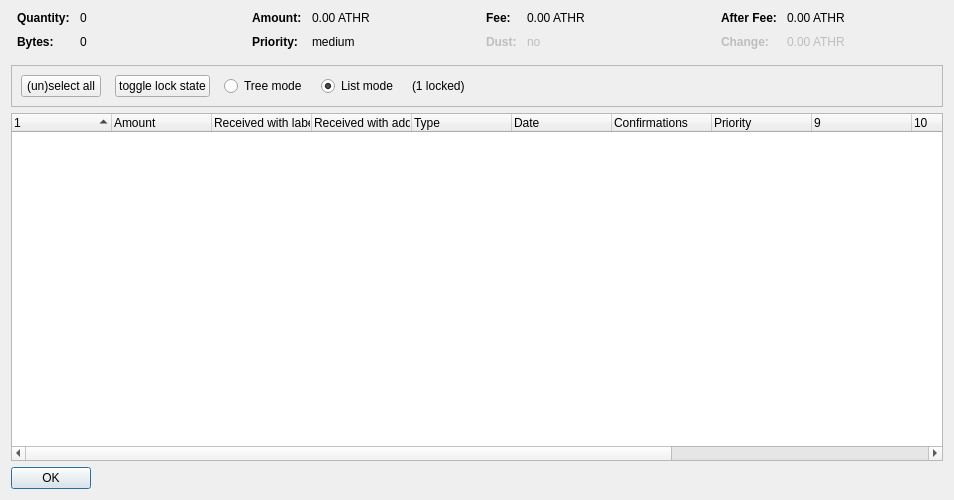
<?xml version="1.0" encoding="UTF-8"?>
<ui version="4.0">
 <class>CoinControlDialog</class>
 <widget class="QDialog" name="CoinControlDialog">
  <property name="geometry">
   <rect>
    <x>0</x>
    <y>0</y>
    <width>954</width>
    <height>500</height>
   </rect>
  </property>
  <property name="windowTitle">
   <string>Coin Selection</string>
  </property>
  <layout class="QVBoxLayout" name="verticalLayout">
   <item>
    <layout class="QHBoxLayout" name="horizontalLayoutTop" stretch="0,0,0,0">
     <property name="topMargin">
      <number>0</number>
     </property>
     <property name="bottomMargin">
      <number>10</number>
     </property>
     <item>
      <layout class="QFormLayout" name="formLayoutCoinControl1">
       <property name="horizontalSpacing">
        <number>10</number>
       </property>
       <property name="verticalSpacing">
        <number>10</number>
       </property>
       <property name="leftMargin">
        <number>6</number>
       </property>
       <property name="rightMargin">
        <number>6</number>
       </property>
       <item row="0" column="0">
        <widget class="QLabel" name="labelCoinControlQuantityText">
         <property name="font">
          <font>
           <weight>75</weight>
           <bold>true</bold>
          </font>
         </property>
         <property name="text">
          <string>Quantity:</string>
         </property>
        </widget>
       </item>
       <item row="0" column="1">
        <widget class="QLabel" name="labelCoinControlQuantity">
         <property name="cursor">
          <cursorShape>IBeamCursor</cursorShape>
         </property>
         <property name="contextMenuPolicy">
          <enum>Qt::ActionsContextMenu</enum>
         </property>
         <property name="text">
          <string notr="true">0</string>
         </property>
         <property name="textInteractionFlags">
          <set>Qt::LinksAccessibleByMouse|Qt::TextSelectableByKeyboard|Qt::TextSelectableByMouse</set>
         </property>
        </widget>
       </item>
       <item row="1" column="0">
        <widget class="QLabel" name="labelCoinControlBytesText">
         <property name="font">
          <font>
           <weight>75</weight>
           <bold>true</bold>
          </font>
         </property>
         <property name="text">
          <string>Bytes:</string>
         </property>
        </widget>
       </item>
       <item row="1" column="1">
        <widget class="QLabel" name="labelCoinControlBytes">
         <property name="cursor">
          <cursorShape>IBeamCursor</cursorShape>
         </property>
         <property name="contextMenuPolicy">
          <enum>Qt::ActionsContextMenu</enum>
         </property>
         <property name="text">
          <string notr="true">0</string>
         </property>
         <property name="textInteractionFlags">
          <set>Qt::LinksAccessibleByMouse|Qt::TextSelectableByKeyboard|Qt::TextSelectableByMouse</set>
         </property>
        </widget>
       </item>
      </layout>
     </item>
     <item>
      <layout class="QFormLayout" name="formLayoutCoinControl2">
       <property name="horizontalSpacing">
        <number>10</number>
       </property>
       <property name="verticalSpacing">
        <number>10</number>
       </property>
       <property name="leftMargin">
        <number>6</number>
       </property>
       <property name="rightMargin">
        <number>6</number>
       </property>
       <item row="0" column="0">
        <widget class="QLabel" name="labelCoinControlAmountText">
         <property name="font">
          <font>
           <weight>75</weight>
           <bold>true</bold>
          </font>
         </property>
         <property name="text">
          <string>Amount:</string>
         </property>
        </widget>
       </item>
       <item row="0" column="1">
        <widget class="QLabel" name="labelCoinControlAmount">
         <property name="cursor">
          <cursorShape>IBeamCursor</cursorShape>
         </property>
         <property name="contextMenuPolicy">
          <enum>Qt::ActionsContextMenu</enum>
         </property>
         <property name="text">
          <string notr="true">0.00 ATHR</string>
         </property>
         <property name="textInteractionFlags">
          <set>Qt::LinksAccessibleByMouse|Qt::TextSelectableByKeyboard|Qt::TextSelectableByMouse</set>
         </property>
        </widget>
       </item>
       <item row="1" column="0">
        <widget class="QLabel" name="labelCoinControlPriorityText">
         <property name="font">
          <font>
           <weight>75</weight>
           <bold>true</bold>
          </font>
         </property>
         <property name="text">
          <string>Priority:</string>
         </property>
        </widget>
       </item>
       <item row="1" column="1">
        <widget class="QLabel" name="labelCoinControlPriority">
         <property name="cursor">
          <cursorShape>IBeamCursor</cursorShape>
         </property>
         <property name="contextMenuPolicy">
          <enum>Qt::ActionsContextMenu</enum>
         </property>
         <property name="text">
          <string>medium</string>
         </property>
         <property name="textInteractionFlags">
          <set>Qt::LinksAccessibleByMouse|Qt::TextSelectableByKeyboard|Qt::TextSelectableByMouse</set>
         </property>
        </widget>
       </item>
      </layout>
     </item>
     <item>
      <layout class="QFormLayout" name="formLayoutCoinControl3">
       <property name="horizontalSpacing">
        <number>10</number>
       </property>
       <property name="verticalSpacing">
        <number>10</number>
       </property>
       <property name="leftMargin">
        <number>6</number>
       </property>
       <property name="rightMargin">
        <number>6</number>
       </property>
       <item row="0" column="0">
        <widget class="QLabel" name="labelCoinControlFeeText">
         <property name="font">
          <font>
           <weight>75</weight>
           <bold>true</bold>
          </font>
         </property>
         <property name="text">
          <string>Fee:</string>
         </property>
        </widget>
       </item>
       <item row="0" column="1">
        <widget class="QLabel" name="labelCoinControlFee">
         <property name="cursor">
          <cursorShape>IBeamCursor</cursorShape>
         </property>
         <property name="contextMenuPolicy">
          <enum>Qt::ActionsContextMenu</enum>
         </property>
         <property name="text">
          <string notr="true">0.00 ATHR</string>
         </property>
         <property name="textInteractionFlags">
          <set>Qt::LinksAccessibleByMouse|Qt::TextSelectableByKeyboard|Qt::TextSelectableByMouse</set>
         </property>
        </widget>
       </item>
       <item row="1" column="0">
        <widget class="QLabel" name="labelCoinControlLowOutputText">
         <property name="enabled">
          <bool>false</bool>
         </property>
         <property name="font">
          <font>
           <weight>75</weight>
           <bold>true</bold>
          </font>
         </property>
         <property name="text">
          <string>Dust:</string>
         </property>
        </widget>
       </item>
       <item row="1" column="1">
        <widget class="QLabel" name="labelCoinControlLowOutput">
         <property name="enabled">
          <bool>false</bool>
         </property>
         <property name="cursor">
          <cursorShape>IBeamCursor</cursorShape>
         </property>
         <property name="contextMenuPolicy">
          <enum>Qt::ActionsContextMenu</enum>
         </property>
         <property name="text">
          <string>no</string>
         </property>
         <property name="textInteractionFlags">
          <set>Qt::LinksAccessibleByMouse|Qt::TextSelectableByKeyboard|Qt::TextSelectableByMouse</set>
         </property>
        </widget>
       </item>
      </layout>
     </item>
     <item>
      <layout class="QFormLayout" name="formLayoutCoinControl4">
       <property name="horizontalSpacing">
        <number>10</number>
       </property>
       <property name="verticalSpacing">
        <number>10</number>
       </property>
       <property name="leftMargin">
        <number>6</number>
       </property>
       <property name="rightMargin">
        <number>6</number>
       </property>
       <item row="0" column="0">
        <widget class="QLabel" name="labelCoinControlAfterFeeText">
         <property name="font">
          <font>
           <weight>75</weight>
           <bold>true</bold>
          </font>
         </property>
         <property name="text">
          <string>After Fee:</string>
         </property>
        </widget>
       </item>
       <item row="0" column="1">
        <widget class="QLabel" name="labelCoinControlAfterFee">
         <property name="cursor">
          <cursorShape>IBeamCursor</cursorShape>
         </property>
         <property name="contextMenuPolicy">
          <enum>Qt::ActionsContextMenu</enum>
         </property>
         <property name="text">
          <string notr="true">0.00 ATHR</string>
         </property>
         <property name="textInteractionFlags">
          <set>Qt::LinksAccessibleByMouse|Qt::TextSelectableByKeyboard|Qt::TextSelectableByMouse</set>
         </property>
        </widget>
       </item>
       <item row="1" column="0">
        <widget class="QLabel" name="labelCoinControlChangeText">
         <property name="enabled">
          <bool>false</bool>
         </property>
         <property name="font">
          <font>
           <weight>75</weight>
           <bold>true</bold>
          </font>
         </property>
         <property name="text">
          <string>Change:</string>
         </property>
        </widget>
       </item>
       <item row="1" column="1">
        <widget class="QLabel" name="labelCoinControlChange">
         <property name="enabled">
          <bool>false</bool>
         </property>
         <property name="cursor">
          <cursorShape>IBeamCursor</cursorShape>
         </property>
         <property name="contextMenuPolicy">
          <enum>Qt::ActionsContextMenu</enum>
         </property>
         <property name="text">
          <string notr="true">0.00 ATHR</string>
         </property>
         <property name="textInteractionFlags">
          <set>Qt::LinksAccessibleByMouse|Qt::TextSelectableByKeyboard|Qt::TextSelectableByMouse</set>
         </property>
        </widget>
       </item>
      </layout>
     </item>
    </layout>
   </item>
   <item>
    <widget class="QFrame" name="frame">
     <property name="minimumSize">
      <size>
       <width>0</width>
       <height>40</height>
      </size>
     </property>
     <property name="frameShape">
      <enum>QFrame::StyledPanel</enum>
     </property>
     <property name="frameShadow">
      <enum>QFrame::Sunken</enum>
     </property>
     <layout class="QHBoxLayout" name="horizontalLayout">
      <item>
       <layout class="QHBoxLayout" name="horizontalLayoutPanel" stretch="0,0,0,0,0,0">
        <property name="spacing">
         <number>14</number>
        </property>
        <item>
         <widget class="QPushButton" name="pushButtonSelectAll">
          <property name="sizePolicy">
           <sizepolicy hsizetype="Maximum" vsizetype="Fixed">
            <horstretch>0</horstretch>
            <verstretch>0</verstretch>
           </sizepolicy>
          </property>
          <property name="text">
           <string>(un)select all</string>
          </property>
          <property name="autoDefault">
           <bool>false</bool>
          </property>
         </widget>
        </item>
        <item>
         <widget class="QPushButton" name="pushButtonToggleLock">
          <property name="sizePolicy">
           <sizepolicy hsizetype="Maximum" vsizetype="Fixed">
            <horstretch>0</horstretch>
            <verstretch>0</verstretch>
           </sizepolicy>
          </property>
          <property name="text">
           <string>toggle lock state</string>
          </property>
          <property name="autoDefault">
           <bool>false</bool>
          </property>
         </widget>
        </item>
        <item>
         <widget class="QRadioButton" name="radioTreeMode">
          <property name="sizePolicy">
           <sizepolicy hsizetype="Maximum" vsizetype="Fixed">
            <horstretch>0</horstretch>
            <verstretch>0</verstretch>
           </sizepolicy>
          </property>
          <property name="text">
           <string>Tree mode</string>
          </property>
         </widget>
        </item>
        <item>
         <widget class="QRadioButton" name="radioListMode">
          <property name="sizePolicy">
           <sizepolicy hsizetype="Maximum" vsizetype="Fixed">
            <horstretch>0</horstretch>
            <verstretch>0</verstretch>
           </sizepolicy>
          </property>
          <property name="text">
           <string>List mode</string>
          </property>
          <property name="checked">
           <bool>true</bool>
          </property>
         </widget>
        </item>
        <item>
         <widget class="QLabel" name="labelLocked">
          <property name="text">
           <string>(1 locked)</string>
          </property>
         </widget>
        </item>
        <item>
         <spacer name="horizontalSpacer">
          <property name="orientation">
           <enum>Qt::Horizontal</enum>
          </property>
          <property name="sizeHint" stdset="0">
           <size>
            <width>40</width>
            <height>20</height>
           </size>
          </property>
         </spacer>
        </item>
       </layout>
      </item>
     </layout>
    </widget>
   </item>
   <item>
    <widget class="CoinControlTreeWidget" name="treeWidget">
     <property name="contextMenuPolicy">
      <enum>Qt::CustomContextMenu</enum>
     </property>
     <property name="sortingEnabled">
      <bool>false</bool>
     </property>
     <property name="columnCount">
      <number>13</number>
     </property>
     <attribute name="headerShowSortIndicator" stdset="0">
      <bool>true</bool>
     </attribute>
     <attribute name="headerStretchLastSection">
      <bool>false</bool>
     </attribute>
     <column>
      <property name="text">
       <string/>
      </property>
     </column>
     <column>
      <property name="text">
       <string>Amount</string>
      </property>
     </column>
     <column>
      <property name="text">
       <string>Received with label</string>
      </property>
     </column>
     <column>
      <property name="text">
       <string>Received with address</string>
      </property>
     </column>
     <column>
      <property name="text">
       <string>Type</string>
      </property>
     </column>
     <column>
      <property name="text">
       <string>Date</string>
      </property>
     </column>
     <column>
      <property name="text">
       <string>Confirmations</string>
      </property>
      <property name="toolTip">
       <string>Confirmed</string>
      </property>
     </column>
     <column>
      <property name="text">
       <string>Priority</string>
      </property>
     </column>
     <column>
      <property name="text">
       <string/>
      </property>
     </column>
     <column>
      <property name="text">
       <string/>
      </property>
     </column>
     <column>
      <property name="text">
       <string/>
      </property>
     </column>
     <column>
      <property name="text">
       <string/>
      </property>
     </column>
     <column>
      <property name="text">
       <string/>
      </property>
     </column>
    </widget>
   </item>
   <item>
    <widget class="QDialogButtonBox" name="buttonBox">
     <property name="sizePolicy">
      <sizepolicy hsizetype="Maximum" vsizetype="Fixed">
       <horstretch>0</horstretch>
       <verstretch>0</verstretch>
      </sizepolicy>
     </property>
     <property name="orientation">
      <enum>Qt::Horizontal</enum>
     </property>
     <property name="standardButtons">
      <set>QDialogButtonBox::Ok</set>
     </property>
    </widget>
   </item>
  </layout>
 </widget>
 <customwidgets>
  <customwidget>
   <class>CoinControlTreeWidget</class>
   <extends>QTreeWidget</extends>
   <header>coincontroltreewidget.h</header>
  </customwidget>
 </customwidgets>
 <resources/>
 <connections/>
</ui>
